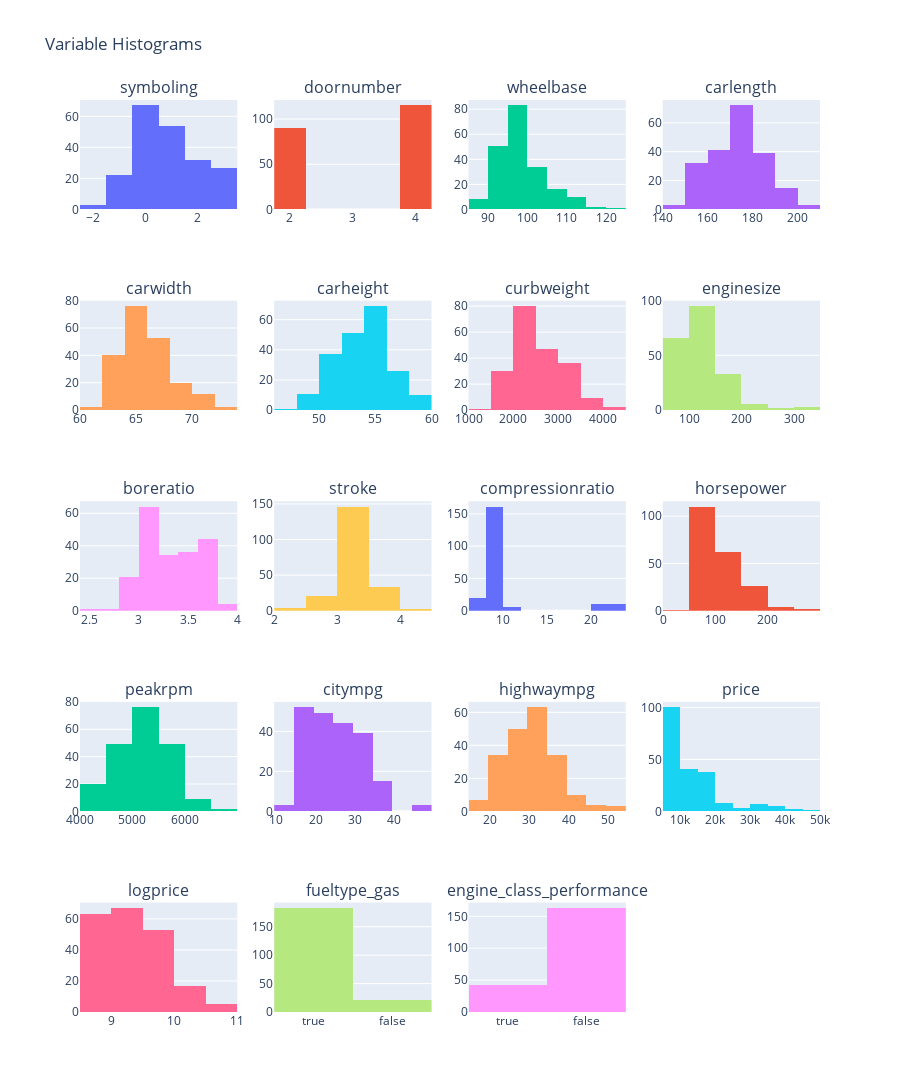

The notebook cell this image was saved under:
### Code cell
from plotly import graph_objects as go
n = len(df.columns)
# Determinar cantidad de filas y columnas para la grilla
n_cols = 4
n_rows = (n + 1) // n_cols

fig = make_subplots(rows=n_rows, cols=n_cols, subplot_titles=df.columns.tolist())
# Agregar cada histograma
for i, col in enumerate(df.columns):
    data_col = df[col].dropna()
    bins_sturges = int(np.ceil(np.log2(len(data_col)) + 1))

    row = i // n_cols + 1
    col_pos = i % n_cols + 1
    fig.add_trace(go.Histogram(x=data_col, nbinsx=bins_sturges, name=col), row=row, col=col_pos)

fig.update_layout(title_text='Variable Histograms',
                  height=300 * n_rows,
                  showlegend=False)
fig.show()

### Figure 1 — Plotly figure (JSON) as saved in the notebook; plotly's stock layout.template omitted (floating-point values rounded to 4 significant figures; data arrays with more than 128 entries replaced by an {"elided": "..."} marker saying what was removed)
{"data": [{"name": "symboling", "nbinsx": 9, "type": "histogram", "x": {"elided": "205 int values"}, "xaxis": "x", "yaxis": "y"}, {"name": "doornumber", "nbinsx": 9, "type": "histogram", "x": {"elided": "205 int values"}, "xaxis": "x2", "yaxis": "y2"}, {"name": "wheelbase", "nbinsx": 9, "type": "histogram", "x": {"elided": "205 float values"}, "xaxis": "x3", "yaxis": "y3"}, {"name": "carlength", "nbinsx": 9, "type": "histogram", "x": {"elided": "205 float values"}, "xaxis": "x4", "yaxis": "y4"}, {"name": "carwidth", "nbinsx": 9, "type": "histogram", "x": {"elided": "205 float values"}, "xaxis": "x5", "yaxis": "y5"}, {"name": "carheight", "nbinsx": 9, "type": "histogram", "x": {"elided": "205 float values"}, "xaxis": "x6", "yaxis": "y6"}, {"name": "curbweight", "nbinsx": 9, "type": "histogram", "x": {"elided": "205 int values"}, "xaxis": "x7", "yaxis": "y7"}, {"name": "enginesize", "nbinsx": 9, "type": "histogram", "x": {"elided": "205 int values"}, "xaxis": "x8", "yaxis": "y8"}, {"name": "boreratio", "nbinsx": 9, "type": "histogram", "x": {"elided": "205 float values"}, "xaxis": "x9", "yaxis": "y9"}, {"name": "stroke", "nbinsx": 9, "type": "histogram", "x": {"elided": "205 float values"}, "xaxis": "x10", "yaxis": "y10"}, {"name": "compressionratio", "nbinsx": 9, "type": "histogram", "x": {"elided": "205 float values"}, "xaxis": "x11", "yaxis": "y11"}, {"name": "horsepower", "nbinsx": 9, "type": "histogram", "x": {"elided": "205 int values"}, "xaxis": "x12", "yaxis": "y12"}, {"name": "peakrpm", "nbinsx": 9, "type": "histogram", "x": {"elided": "205 int values"}, "xaxis": "x13", "yaxis": "y13"}, {"name": "citympg", "nbinsx": 9, "type": "histogram", "x": {"elided": "205 int values"}, "xaxis": "x14", "yaxis": "y14"}, {"name": "highwaympg", "nbinsx": 9, "type": "histogram", "x": {"elided": "205 int values"}, "xaxis": "x15", "yaxis": "y15"}, {"name": "price", "nbinsx": 9, "type": "histogram", "x": {"elided": "205 float values"}, "xaxis": "x16", "yaxis": "y16"}, {"name": "logprice", "nbinsx": 9, "type": "histogram", "x": {"elided": "205 float values"}, "xaxis": "x17", "yaxis": "y17"}, {"name": "fueltype_gas", "nbinsx": 9, "type": "histogram", "x": {"elided": "205 bool values"}, "xaxis": "x18", "yaxis": "y18"}, {"name": "engine_class_performance", "nbinsx": 9, "type": "histogram", "x": {"elided": "205 bool values"}, "xaxis": "x19", "yaxis": "y19"}], "layout": {"annotations": [{"font": {"size": 16}, "showarrow": false, "text": "symboling", "x": 0.1062, "xanchor": "center", "xref": "paper", "y": 1, "yanchor": "bottom", "yref": "paper"}, {"font": {"size": 16}, "showarrow": false, "text": "doornumber", "x": 0.3688, "xanchor": "center", "xref": "paper", "y": 1, "yanchor": "bottom", "yref": "paper"}, {"font": {"size": 16}, "showarrow": false, "text": "wheelbase", "x": 0.6313, "xanchor": "center", "xref": "paper", "y": 1, "yanchor": "bottom", "yref": "paper"}, {"font": {"size": 16}, "showarrow": false, "text": "carlength", "x": 0.8938, "xanchor": "center", "xref": "paper", "y": 1, "yanchor": "bottom", "yref": "paper"}, {"font": {"size": 16}, "showarrow": false, "text": "carwidth", "x": 0.1062, "xanchor": "center", "xref": "paper", "y": 0.78, "yanchor": "bottom", "yref": "paper"}, {"font": {"size": 16}, "showarrow": false, "text": "carheight", "x": 0.3688, "xanchor": "center", "xref": "paper", "y": 0.78, "yanchor": "bottom", "yref": "paper"}, {"font": {"size": 16}, "showarrow": false, "text": "curbweight", "x": 0.6313, "xanchor": "center", "xref": "paper", "y": 0.78, "yanchor": "bottom", "yref": "paper"}, {"font": {"size": 16}, "showarrow": false, "text": "enginesize", "x": 0.8938, "xanchor": "center", "xref": "paper", "y": 0.78, "yanchor": "bottom", "yref": "paper"}, {"font": {"size": 16}, "showarrow": false, "text": "boreratio", "x": 0.1062, "xanchor": "center", "xref": "paper", "y": 0.56, "yanchor": "bottom", "yref": "paper"}, {"font": {"size": 16}, "showarrow": false, "text": "stroke", "x": 0.3688, "xanchor": "center", "xref": "paper", "y": 0.56, "yanchor": "bottom", "yref": "paper"}, {"font": {"size": 16}, "showarrow": false, "text": "compressionratio", "x": 0.6313, "xanchor": "center", "xref": "paper", "y": 0.56, "yanchor": "bottom", "yref": "paper"}, {"font": {"size": 16}, "showarrow": false, "text": "horsepower", "x": 0.8938, "xanchor": "center", "xref": "paper", "y": 0.56, "yanchor": "bottom", "yref": "paper"}, {"font": {"size": 16}, "showarrow": false, "text": "peakrpm", "x": 0.1062, "xanchor": "center", "xref": "paper", "y": 0.34, "yanchor": "bottom", "yref": "paper"}, {"font": {"size": 16}, "showarrow": false, "text": "citympg", "x": 0.3688, "xanchor": "center", "xref": "paper", "y": 0.34, "yanchor": "bottom", "yref": "paper"}, {"font": {"size": 16}, "showarrow": false, "text": "highwaympg", "x": 0.6313, "xanchor": "center", "xref": "paper", "y": 0.34, "yanchor": "bottom", "yref": "paper"}, {"font": {"size": 16}, "showarrow": false, "text": "price", "x": 0.8938, "xanchor": "center", "xref": "paper", "y": 0.34, "yanchor": "bottom", "yref": "paper"}, {"font": {"size": 16}, "showarrow": false, "text": "logprice", "x": 0.1062, "xanchor": "center", "xref": "paper", "y": 0.12, "yanchor": "bottom", "yref": "paper"}, {"font": {"size": 16}, "showarrow": false, "text": "fueltype_gas", "x": 0.3688, "xanchor": "center", "xref": "paper", "y": 0.12, "yanchor": "bottom", "yref": "paper"}, {"font": {"size": 16}, "showarrow": false, "text": "engine_class_performance", "x": 0.6313, "xanchor": "center", "xref": "paper", "y": 0.12, "yanchor": "bottom", "yref": "paper"}], "height": 1500, "showlegend": false, "title": {"text": "Variable Histograms"}, "xaxis": {"anchor": "y", "domain": [0, 0.2125]}, "xaxis10": {"anchor": "y10", "domain": [0.2625, 0.475]}, "xaxis11": {"anchor": "y11", "domain": [0.525, 0.7375]}, "xaxis12": {"anchor": "y12", "domain": [0.7875, 1]}, "xaxis13": {"anchor": "y13", "domain": [0, 0.2125]}, "xaxis14": {"anchor": "y14", "domain": [0.2625, 0.475]}, "xaxis15": {"anchor": "y15", "domain": [0.525, 0.7375]}, "xaxis16": {"anchor": "y16", "domain": [0.7875, 1]}, "xaxis17": {"anchor": "y17", "domain": [0, 0.2125]}, "xaxis18": {"anchor": "y18", "domain": [0.2625, 0.475]}, "xaxis19": {"anchor": "y19", "domain": [0.525, 0.7375]}, "xaxis2": {"anchor": "y2", "domain": [0.2625, 0.475]}, "xaxis20": {"anchor": "y20", "domain": [0.7875, 1]}, "xaxis3": {"anchor": "y3", "domain": [0.525, 0.7375]}, "xaxis4": {"anchor": "y4", "domain": [0.7875, 1]}, "xaxis5": {"anchor": "y5", "domain": [0, 0.2125]}, "xaxis6": {"anchor": "y6", "domain": [0.2625, 0.475]}, "xaxis7": {"anchor": "y7", "domain": [0.525, 0.7375]}, "xaxis8": {"anchor": "y8", "domain": [0.7875, 1]}, "xaxis9": {"anchor": "y9", "domain": [0, 0.2125]}, "yaxis": {"anchor": "x", "domain": [0.88, 1]}, "yaxis10": {"anchor": "x10", "domain": [0.44, 0.56]}, "yaxis11": {"anchor": "x11", "domain": [0.44, 0.56]}, "yaxis12": {"anchor": "x12", "domain": [0.44, 0.56]}, "yaxis13": {"anchor": "x13", "domain": [0.22, 0.34]}, "yaxis14": {"anchor": "x14", "domain": [0.22, 0.34]}, "yaxis15": {"anchor": "x15", "domain": [0.22, 0.34]}, "yaxis16": {"anchor": "x16", "domain": [0.22, 0.34]}, "yaxis17": {"anchor": "x17", "domain": [0, 0.12]}, "yaxis18": {"anchor": "x18", "domain": [0, 0.12]}, "yaxis19": {"anchor": "x19", "domain": [0, 0.12]}, "yaxis2": {"anchor": "x2", "domain": [0.88, 1]}, "yaxis20": {"anchor": "x20", "domain": [0, 0.12]}, "yaxis3": {"anchor": "x3", "domain": [0.88, 1]}, "yaxis4": {"anchor": "x4", "domain": [0.88, 1]}, "yaxis5": {"anchor": "x5", "domain": [0.66, 0.78]}, "yaxis6": {"anchor": "x6", "domain": [0.66, 0.78]}, "yaxis7": {"anchor": "x7", "domain": [0.66, 0.78]}, "yaxis8": {"anchor": "x8", "domain": [0.66, 0.78]}, "yaxis9": {"anchor": "x9", "domain": [0.44, 0.56]}}}
